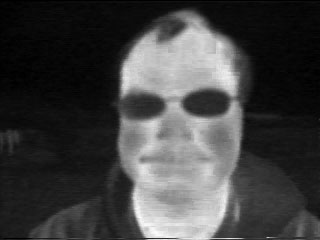
#> input picture train/anxious/0472.jpg, 320 x 240 px
$ python imgproc.py ../train/anxious/0472.jpg
#> lines starting #> are read from the running program, lines starting #| are printed output that depends on the picture
import sys
import cv2

fname=sys.argv[1]

print("FILENAME: "+fname)

img=cv2.imread(fname)
#> img is the input picture: shape (240, 320, 3); min 0, max 255, mean 65.5

img=cv2.applyColorMap(img,cv2.COLORMAP_JET)
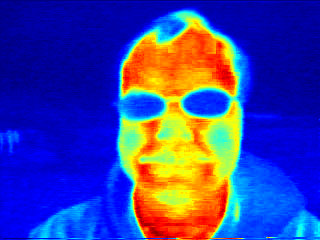
#> img: shape (240, 320, 3); mean B, G, R 157.4, 64.1, 60.6
img=cv2.bitwise_not(img)
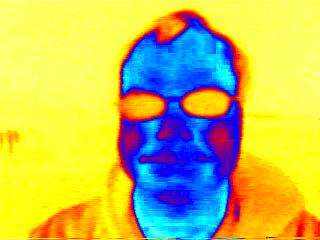
#> img: shape (240, 320, 3); mean B, G, R 97.6, 190.9, 194.4

cv2.imwrite(fname,img)
